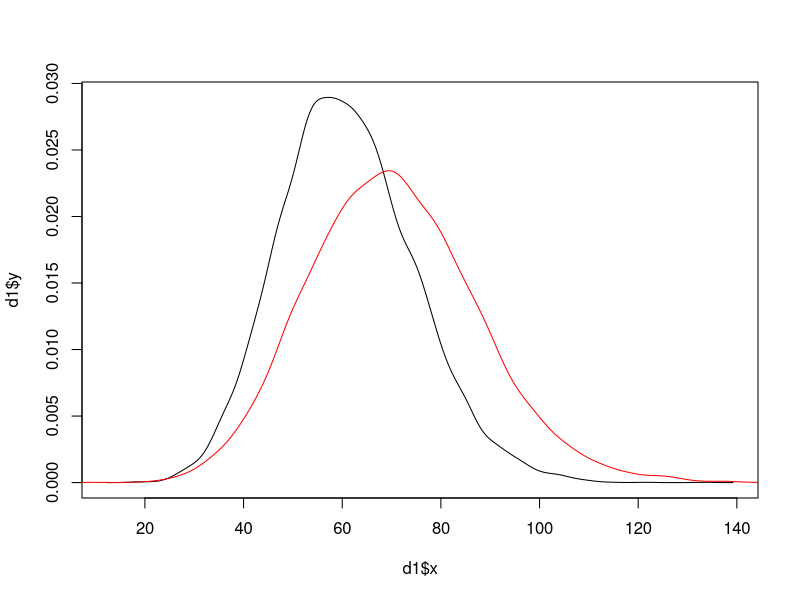
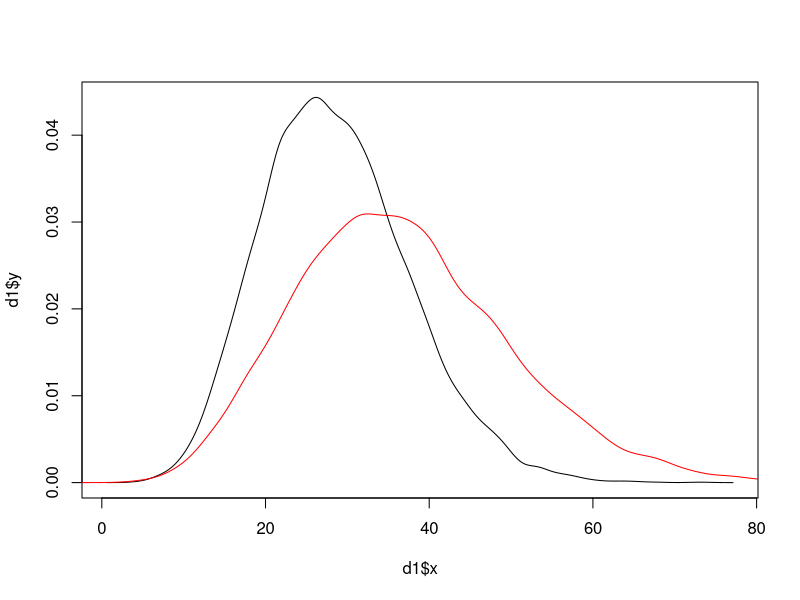

Source code (R) for these figures, in order:
## ---- chunk 1
knitr::opts_chunk$set(error=FALSE, warning=FALSE, message=FALSE)
## ---- chunk 2
library(edgeR)

design <- model.matrix(~gl(2, 5))
y1 <- matrix(rpois(100000, lambda=rep(c(5, 40), each=5)), byrow=TRUE, ncol=nrow(design)) # 4-fold change in larger library.
fit1 <- glmFit(y1, design, dispersion=0, offset=log(rep(1:2, each=5)))
res1 <- glmLRT(fit1)

y2 <- matrix(rpois(100000, lambda=rep(c(20, 10), each=5)), byrow=TRUE, ncol=nrow(design)) # 4-fold change in smaller library.
fit2 <- glmFit(y2, design, dispersion=0, offset=log(rep(1:2, each=5)))
res2 <- glmLRT(fit2)

d1 <- density(res1$table$LR)
d2 <- density(res2$table$LR)
plot(d1$x, d1$y, xlim=range(d1$x), type="l")
lines(d2$x, d2$y, col="red")
## ---- chunk 3
library(edgeR)

design <- model.matrix(~factor(c(1,2,2,2,2)))
y1 <- matrix(rpois(100000, lambda=c(10,40,40,40,40)), byrow=TRUE, ncol=nrow(design)) # 4-fold change in larger group.
fit1 <- glmFit(y1, design, dispersion=0, offset=numeric(nrow(design)))
res1 <- glmLRT(fit1)

y2 <- matrix(rpois(100000, lambda=c(40,10,10,10,10)), byrow=TRUE, ncol=nrow(design)) # 4-fold change in smaller group. 
fit2 <- glmFit(y2, design, dispersion=0, offset=numeric(nrow(design)))
res2 <- glmLRT(fit2)

d1 <- density(res1$table$LR)
d2 <- density(res2$table$LR)
plot(d1$x, d1$y, xlim=range(d1$x), type="l")
lines(d2$x, d2$y, col="red")
## ---- chunk 4
right <- c(rep(0, 100), runif(1000)) # 100 true positives, 1000 false positives.
wrong <- rbeta(1000, 2, 1) # 1000 false positives, but not the same as above.
emp <- findInterval(right, sort(wrong))/rank(right)
o <- order(right, decreasing=TRUE)
emp[o] <- cummin(emp[o])
sum(which(emp<=0.05)>100)/sum(emp <= 0.05)
## ---- chunk 5
bh <- p.adjust(right, method="BH")
sum(which(bh<=0.05)>100)/sum(bh <= 0.05)
## ---- chunk 6
sessionInfo()
